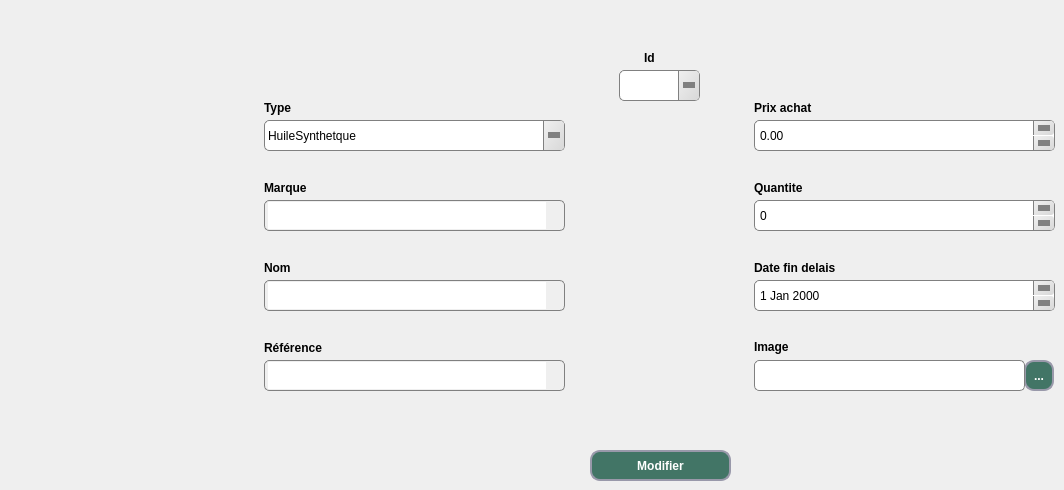
     <widget class="QWidget" name="tab_2">
      <attribute name="title">
       <string>Modifier stock</string>
      </attribute>
      <widget class="QLabel" name="label_18">
       <property name="geometry">
        <rect>
         <x>264</x>
         <y>100</y>
         <width>56</width>
         <height>16</height>
        </rect>
       </property>
       <property name="font">
        <font>
         <family>MS Shell Dlg 2</family>
         <pointsize>9</pointsize>
         <weight>75</weight>
         <italic>false</italic>
         <bold>true</bold>
        </font>
       </property>
       <property name="styleSheet">
        <string notr="true">QLabel{
font: 75 9pt &quot;MS Shell Dlg 2&quot;;
font-weight: bold;}
</string>
       </property>
       <property name="text">
        <string>Type</string>
       </property>
      </widget>
      <widget class="QComboBox" name="comboBox_type_modif">
       <property name="geometry">
        <rect>
         <x>264</x>
         <y>120</y>
         <width>301</width>
         <height>31</height>
        </rect>
       </property>
       <property name="styleSheet">
        <string notr="true">QComboBox {
background: qlineargradient(x1:0, y1:0, x2:1, y2:0,
stop:0 #E1E1E1, stop: 0.4 #DDDDDD,
stop: 0.5 #D8D8D8, stop: 1.0 #D3D3D3);
border: 1px solid gray;
border-radius: 5px;
padding: 1px 18px 1px 3px;
}
QComboBox::down-arrow {
width: 0;
height: 0;
border-style: solid;
border-width: 6px 6px 0 6px;
border-color: gray transparent transparent transparent;
}
QComboBox::drop-down {
subcontrol-origin: padding;
subcontrol-position: top right;
width: 20px;
border-left-width: 1px;
border-left-color: gray;
border-left-style: solid;
border-top-right-radius: 3px;
border-bottom-right-radius: 3px;
background: qlineargradient(x1: 0, y1: 0, x2: 1, y2: 1, stop: 0 #f0f0f0, stop: 1 #d8d8d8);

}
QComboBox::hover {
background: #d0d0d0;
}

QComboBox::pressed {
background: #c8c8c8;
}



</string>
       </property>
       <item>
        <property name="text">
         <string>HuileSynthetque</string>
        </property>
       </item>
       <item>
        <property name="text">
         <string>ProduitNet</string>
        </property>
       </item>
       <item>
        <property name="text">
         <string>HuileMinerale</string>
        </property>
       </item>
       <item>
        <property name="text">
         <string>Cake</string>
        </property>
       </item>
       <item>
        <property name="text">
         <string>Sucre</string>
        </property>
       </item>
       <item>
        <property name="text">
         <string>Eau</string>
        </property>
       </item>
       <item>
        <property name="text">
         <string>Jus</string>
        </property>
       </item>
       <item>
        <property name="text">
         <string>Chocolat</string>
        </property>
       </item>
      </widget>
      <widget class="QTextEdit" name="textEdit_nom_modif">
       <property name="geometry">
        <rect>
         <x>264</x>
         <y>280</y>
         <width>301</width>
         <height>31</height>
        </rect>
       </property>
       <property name="styleSheet">
        <string notr="true">
QTextEdit {
background: qlineargradient(x1:0, y1:0, x2:1, y2:0,
stop:0 #E1E1E1, stop: 0.4 #DDDDDD,
stop: 0.5 #D8D8D8, stop: 1.0 #D3D3D3);
border: 1px solid gray;
border-radius: 5px;
padding: 1px 18px 1px 3px;
}
QTextEdit::down-arrow {
width: 0;
height: 0;
border-style: solid;
border-width: 6px 6px 0 6px;
border-color: gray transparent transparent transparent;
}
QTextEdit::drop-down {
subcontrol-origin: padding;
subcontrol-position: top right;
width: 20px;
border-left-width: 1px;
border-left-color: gray;
border-left-style: solid;
border-top-right-radius: 3px;
border-bottom-right-radius: 3px;
background: qlineargradient(x1: 0, y1: 0, x2: 1, y2: 1, stop: 0 #f0f0f0, stop: 1 #d8d8d8);

}
QTextEdit::hover {
background: #d0d0d0;
}

QTextEdit::pressed {
background: #c8c8c8;
}
</string>
       </property>
      </widget>
      <widget class="QLabel" name="label_19">
       <property name="geometry">
        <rect>
         <x>754</x>
         <y>260</y>
         <width>131</width>
         <height>16</height>
        </rect>
       </property>
       <property name="font">
        <font>
         <family>MS Shell Dlg 2</family>
         <pointsize>9</pointsize>
         <weight>75</weight>
         <italic>false</italic>
         <bold>true</bold>
        </font>
       </property>
       <property name="styleSheet">
        <string notr="true">QLabel{
font: 75 9pt &quot;MS Shell Dlg 2&quot;;
font-weight: bold;}
</string>
       </property>
       <property name="text">
        <string>Date fin delais</string>
       </property>
      </widget>
      <widget class="QLabel" name="label_20">
       <property name="geometry">
        <rect>
         <x>264</x>
         <y>340</y>
         <width>91</width>
         <height>16</height>
        </rect>
       </property>
       <property name="font">
        <font>
         <family>MS Shell Dlg 2</family>
         <pointsize>9</pointsize>
         <weight>75</weight>
         <italic>false</italic>
         <bold>true</bold>
        </font>
       </property>
       <property name="styleSheet">
        <string notr="true">QLabel{
font: 75 9pt &quot;MS Shell Dlg 2&quot;;
font-weight: bold;}
</string>
       </property>
       <property name="text">
        <string>Référence</string>
       </property>
      </widget>
      <widget class="QTextEdit" name="textEdit_reference_modif">
       <property name="geometry">
        <rect>
         <x>264</x>
         <y>360</y>
         <width>301</width>
         <height>31</height>
        </rect>
       </property>
       <property name="styleSheet">
        <string notr="true">
QTextEdit {
background: qlineargradient(x1:0, y1:0, x2:1, y2:0,
stop:0 #E1E1E1, stop: 0.4 #DDDDDD,
stop: 0.5 #D8D8D8, stop: 1.0 #D3D3D3);
border: 1px solid gray;
border-radius: 5px;
padding: 1px 18px 1px 3px;
}
QTextEdit::down-arrow {
width: 0;
height: 0;
border-style: solid;
border-width: 6px 6px 0 6px;
border-color: gray transparent transparent transparent;
}
QTextEdit::drop-down {
subcontrol-origin: padding;
subcontrol-position: top right;
width: 20px;
border-left-width: 1px;
border-left-color: gray;
border-left-style: solid;
border-top-right-radius: 3px;
border-bottom-right-radius: 3px;
background: qlineargradient(x1: 0, y1: 0, x2: 1, y2: 1, stop: 0 #f0f0f0, stop: 1 #d8d8d8);

}
QTextEdit::hover {
background: #d0d0d0;
}

QTextEdit::pressed {
background: #c8c8c8;
}
</string>
       </property>
      </widget>
      <widget class="QLabel" name="label_21">
       <property name="geometry">
        <rect>
         <x>754</x>
         <y>100</y>
         <width>131</width>
         <height>16</height>
        </rect>
       </property>
       <property name="font">
        <font>
         <family>MS Shell Dlg 2</family>
         <pointsize>9</pointsize>
         <weight>75</weight>
         <italic>false</italic>
         <bold>true</bold>
        </font>
       </property>
       <property name="styleSheet">
        <string notr="true">QLabel{
font: 75 9pt &quot;MS Shell Dlg 2&quot;;
font-weight: bold;}
</string>
       </property>
       <property name="text">
        <string>Prix achat</string>
       </property>
      </widget>
      <widget class="QTextEdit" name="textEdit_marque_modif">
       <property name="geometry">
        <rect>
         <x>264</x>
         <y>200</y>
         <width>301</width>
         <height>31</height>
        </rect>
       </property>
       <property name="styleSheet">
        <string notr="true">
QTextEdit {
background: qlineargradient(x1:0, y1:0, x2:1, y2:0,
stop:0 #E1E1E1, stop: 0.4 #DDDDDD,
stop: 0.5 #D8D8D8, stop: 1.0 #D3D3D3);
border: 1px solid gray;
border-radius: 5px;
padding: 1px 18px 1px 3px;
}
QTextEdit::down-arrow {
width: 0;
height: 0;
border-style: solid;
border-width: 6px 6px 0 6px;
border-color: gray transparent transparent transparent;
}
QTextEdit::drop-down {
subcontrol-origin: padding;
subcontrol-position: top right;
width: 20px;
border-left-width: 1px;
border-left-color: gray;
border-left-style: solid;
border-top-right-radius: 3px;
border-bottom-right-radius: 3px;
background: qlineargradient(x1: 0, y1: 0, x2: 1, y2: 1, stop: 0 #f0f0f0, stop: 1 #d8d8d8);

}
QTextEdit::hover {
background: #d0d0d0;
}

QTextEdit::pressed {
background: #c8c8c8;
}
</string>
       </property>
      </widget>
      <widget class="QLabel" name="label_22">
       <property name="geometry">
        <rect>
         <x>264</x>
         <y>260</y>
         <width>56</width>
         <height>16</height>
        </rect>
       </property>
       <property name="font">
        <font>
         <family>MS Shell Dlg 2</family>
         <pointsize>9</pointsize>
         <weight>75</weight>
         <italic>false</italic>
         <bold>true</bold>
        </font>
       </property>
       <property name="styleSheet">
        <string notr="true">QLabel{
font: 75 9pt &quot;MS Shell Dlg 2&quot;;
font-weight: bold;}
</string>
       </property>
       <property name="text">
        <string>Nom</string>
       </property>
      </widget>
      <widget class="QLabel" name="label_23">
       <property name="geometry">
        <rect>
         <x>264</x>
         <y>180</y>
         <width>56</width>
         <height>16</height>
        </rect>
       </property>
       <property name="font">
        <font>
         <family>MS Shell Dlg 2</family>
         <pointsize>9</pointsize>
         <weight>75</weight>
         <italic>false</italic>
         <bold>true</bold>
        </font>
       </property>
       <property name="styleSheet">
        <string notr="true">QLabel{
font: 75 9pt &quot;MS Shell Dlg 2&quot;;
font-weight: bold;}
</string>
       </property>
       <property name="text">
        <string>Marque</string>
       </property>
      </widget>
      <widget class="QLabel" name="label_24">
       <property name="geometry">
        <rect>
         <x>754</x>
         <y>180</y>
         <width>131</width>
         <height>16</height>
        </rect>
       </property>
       <property name="font">
        <font>
         <family>MS Shell Dlg 2</family>
         <pointsize>9</pointsize>
         <weight>75</weight>
         <italic>false</italic>
         <bold>true</bold>
        </font>
       </property>
       <property name="styleSheet">
        <string notr="true">QLabel{
font: 75 9pt &quot;MS Shell Dlg 2&quot;;
font-weight: bold;}
</string>
       </property>
       <property name="text">
        <string>Quantite</string>
       </property>
      </widget>
      <widget class="QDateEdit" name="dateEdit_modif">
       <property name="geometry">
        <rect>
         <x>754</x>
         <y>280</y>
         <width>301</width>
         <height>31</height>
        </rect>
       </property>
       <property name="styleSheet">
        <string notr="true">QDateEdit {
background: qlineargradient(x1:0, y1:0, x2:1, y2:0,
stop:0 #E1E1E1, stop: 0.4 #DDDDDD,
stop: 0.5 #D8D8D8, stop: 1.0 #D3D3D3);
border: 1px solid gray;
border-radius: 5px;
padding: 1px 18px 1px 3px;
}

QDateEdit::up-button {
subcontrol-origin: padding;
border-left-color: gray;
width: 20px;
border-left-style: solid;
subcontrol-position: top right;
border-down-width: 1px;
border-left-width: 1px;
border-top-right-radius: 3px;
border-bottom-right-radius: 3px;
background: qlineargradient(x1: 0, y1: 0, x2: 1, y2: 1, stop: 0 #f0f0f0, stop: 1 #d8d8d8);
}

QDateEdit::down-button {
subcontrol-position: bottom right;
subcontrol-origin: padding;
border-left-color: gray;
width: 20px;
border-left-width: 1px;
border-up-width: 1px;
border-left-style: solid;
border-top-right-radius: 3px;
border-bottom-right-radius: 3px;
background: qlineargradient(x1: 0, y1: 0, x2: 1, y2: 1, stop: 0 #f0f0f0, stop: 1 #d8d8d8);
}

QDateEdit::up-button:hover, QDateEdit::down-button:hover {
background-color: #F0F0F0;
}


QDateEdit::up-arrow {
width: 0;
height: 0;
border-style: solid;
border-width: 6px 6px 0 6px;
border-color: gray transparent transparent transparent;
}

QDateEdit::down-arrow {
width: 0;
height: 0;
border-style: solid;
border-width: 6px 6px 0 6px;
border-color: gray transparent transparent transparent;
}

QDateEdit::hover {
background: #d0d0d0;
}
QDateEdit::pressed {
background: #c8c8c8;
}
</string>
       </property>
      </widget>
      <widget class="QDoubleSpinBox" name="doubleSpinBox_prix_achat_modif">
       <property name="geometry">
        <rect>
         <x>754</x>
         <y>120</y>
         <width>301</width>
         <height>31</height>
        </rect>
       </property>
       <property name="styleSheet">
        <string notr="true">QDoubleSpinBox {
background: qlineargradient(x1:0, y1:0, x2:1, y2:0,
stop:0 #E1E1E1, stop: 0.4 #DDDDDD,
stop: 0.5 #D8D8D8, stop: 1.0 #D3D3D3);
border: 1px solid gray;
border-radius: 5px;
padding: 1px 18px 1px 3px;
}

QDoubleSpinBox::up-button {
subcontrol-origin: padding;
border-left-color: gray;
width: 20px;
border-left-style: solid;
subcontrol-position: top right;
border-down-width: 1px;
border-left-width: 1px;
border-top-right-radius: 3px;
border-bottom-right-radius: 3px;
background: qlineargradient(x1: 0, y1: 0, x2: 1, y2: 1, stop: 0 #f0f0f0, stop: 1 #d8d8d8);
}

QDoubleSpinBox::down-button {
subcontrol-position: bottom right;
subcontrol-origin: padding;
border-left-color: gray;
width: 20px;
border-left-width: 1px;
border-up-width: 1px;
border-left-style: solid;
border-top-right-radius: 3px;
border-bottom-right-radius: 3px;
background: qlineargradient(x1: 0, y1: 0, x2: 1, y2: 1, stop: 0 #f0f0f0, stop: 1 #d8d8d8);
}

QDoubleSpinBox::up-button:hover, QDateEdit::down-button:hover {
background-color: #F0F0F0;
}


QDoubleSpinBox::up-arrow {
width: 0;
height: 0;
border-style: solid;
border-width: 6px 6px 0 6px;
border-color: gray transparent transparent transparent;
}

QDoubleSpinBox::down-arrow {
width: 0;
height: 0;
border-style: solid;
border-width: 6px 6px 0 6px;
border-color: gray transparent transparent transparent;
}

QDoubleSpinBox::hover {
background: #d0d0d0;
}
QDoubleSpinBox::pressed {
background: #c8c8c8;
}
</string>
       </property>
      </widget>
      <widget class="QPushButton" name="pushButton_modifier">
       <property name="geometry">
        <rect>
         <x>590</x>
         <y>450</y>
         <width>141</width>
         <height>31</height>
        </rect>
       </property>
       <property name="styleSheet">
        <string notr="true">QPushButton{
background: rgb(66, 117, 102);
border-radius:10px;
border-style:solid;
border-width:2px;
border-color:#9999aa;
color:white;
font: 75 8pt &quot;MS Shell Dlg 2&quot;;
font-weight: bold;
}
QPushButton:enabled{
background-color: rgb(66, 117, 102);
color:white;
}

QPushButton:pressed{
background-color: qlineargradient(spread:pad, x1:0.5, y1:0.0342727, x2:0.5, y2:1, stop:0 rgba(0, 255, 255, 255), stop:1 rgba(255, 255, 255, 255));
color:#fffffe;
}

QPushButton:hover:!pressed{
background-color: rgb(221,222,217);
color:#0c2f70;
}

QPushButton:disabled{
background-color:rgb(66, 117, 102);
color:#ffffff;
}

</string>
       </property>
       <property name="text">
        <string>Modifier</string>
       </property>
      </widget>
      <widget class="QLabel" name="label_26">
       <property name="geometry">
        <rect>
         <x>644</x>
         <y>50</y>
         <width>21</width>
         <height>16</height>
        </rect>
       </property>
       <property name="font">
        <font>
         <family>MS Shell Dlg 2</family>
         <pointsize>9</pointsize>
         <weight>75</weight>
         <italic>false</italic>
         <bold>true</bold>
        </font>
       </property>
       <property name="styleSheet">
        <string notr="true">QLabel{
font: 75 9pt &quot;MS Shell Dlg 2&quot;;
font-weight: bold;}
</string>
       </property>
       <property name="text">
        <string>Id</string>
       </property>
      </widget>
      <widget class="QSpinBox" name="spinBox_quantite_modif">
       <property name="geometry">
        <rect>
         <x>754</x>
         <y>200</y>
         <width>301</width>
         <height>31</height>
        </rect>
       </property>
       <property name="styleSheet">
        <string notr="true">QSpinBox {
background: qlineargradient(x1:0, y1:0, x2:1, y2:0,
stop:0 #E1E1E1, stop: 0.4 #DDDDDD,
stop: 0.5 #D8D8D8, stop: 1.0 #D3D3D3);
border: 1px solid gray;
border-radius: 5px;
padding: 1px 18px 1px 3px;
}

QSpinBox::up-button {
subcontrol-origin: padding;
border-left-color: gray;
width: 20px;
border-left-style: solid;
subcontrol-position: top right;
border-down-width: 1px;
border-left-width: 1px;
border-top-right-radius: 3px;
border-bottom-right-radius: 3px;
background: qlineargradient(x1: 0, y1: 0, x2: 1, y2: 1, stop: 0 #f0f0f0, stop: 1 #d8d8d8);
}

QSpinBox::down-button {
subcontrol-position: bottom right;
subcontrol-origin: padding;
border-left-color: gray;
width: 20px;
border-left-width: 1px;
border-up-width: 1px;
border-left-style: solid;
border-top-right-radius: 3px;
border-bottom-right-radius: 3px;
background: qlineargradient(x1: 0, y1: 0, x2: 1, y2: 1, stop: 0 #f0f0f0, stop: 1 #d8d8d8);
}

QSpinBox::up-button:hover, QDateEdit::down-button:hover {
background-color: #F0F0F0;
}


QSpinBox::up-arrow {
width: 0;
height: 0;
border-style: solid;
border-width: 6px 6px 0 6px;
border-color: gray transparent transparent transparent;
}

QSpinBox::down-arrow {
width: 0;
height: 0;
border-style: solid;
border-width: 6px 6px 0 6px;
border-color: gray transparent transparent transparent;
}

QSpinBox::hover {
background: #d0d0d0;
}
QSpinBox::pressed {
background: #c8c8c8;
}
</string>
       </property>
      </widget>
      <widget class="QComboBox" name="comboBox_modif">
       <property name="geometry">
        <rect>
         <x>619</x>
         <y>70</y>
         <width>81</width>
         <height>31</height>
        </rect>
       </property>
       <property name="styleSheet">
        <string notr="true">QComboBox {
background: qlineargradient(x1:0, y1:0, x2:1, y2:0,
stop:0 #E1E1E1, stop: 0.4 #DDDDDD,
stop: 0.5 #D8D8D8, stop: 1.0 #D3D3D3);
border: 1px solid gray;
border-radius: 5px;
padding: 1px 18px 1px 3px;
}
QComboBox::down-arrow {
width: 0;
height: 0;
border-style: solid;
border-width: 6px 6px 0 6px;
border-color: gray transparent transparent transparent;
}
QComboBox::drop-down {
subcontrol-origin: padding;
subcontrol-position: top right;
width: 20px;
border-left-width: 1px;
border-left-color: gray;
border-left-style: solid;
border-top-right-radius: 3px;
border-bottom-right-radius: 3px;
background: qlineargradient(x1: 0, y1: 0, x2: 1, y2: 1, stop: 0 #f0f0f0, stop: 1 #d8d8d8);

}
QComboBox::hover {
background: #d0d0d0;
}

QComboBox::pressed {
background: #c8c8c8;
}



</string>
       </property>
      </widget>
      <widget class="QToolButton" name="toolButton_modif">
       <property name="geometry">
        <rect>
         <x>1024</x>
         <y>360</y>
         <width>30</width>
         <height>31</height>
        </rect>
       </property>
       <property name="styleSheet">
        <string notr="true">QToolButton{
background: rgb(66, 117, 102);
border-radius:10px;
border-style:solid;
border-width:2px;
border-color:#9999aa;
color:white;
font: 75 8pt &quot;MS Shell Dlg 2&quot;;
font-weight: bold;
}
QToolButton:enabled{
background-color: rgb(66, 117, 102);
color:white;
}

QToolButton:pressed{
background-color: qlineargradient(spread:pad, x1:0.5, y1:0.0342727, x2:0.5, y2:1, stop:0 rgba(0, 255, 255, 255), stop:1 rgba(255, 255, 255, 255));
color:#fffffe;
}

QToolButton:hover:!pressed{
background-color: rgb(221,222,217);
color:#0c2f70;
}

QToolButton:disabled{
background-color:rgb(66, 117, 102);
color:#ffffff;
}
</string>
       </property>
       <property name="text">
        <string>...</string>
       </property>
      </widget>
      <widget class="QLineEdit" name="lineEdit_modif">
       <property name="geometry">
        <rect>
         <x>754</x>
         <y>360</y>
         <width>271</width>
         <height>31</height>
        </rect>
       </property>
       <property name="styleSheet">
        <string notr="true">
QLineEdit {
background: qlineargradient(x1:0, y1:0, x2:1, y2:0,
stop:0 #E1E1E1, stop: 0.4 #DDDDDD,
stop: 0.5 #D8D8D8, stop: 1.0 #D3D3D3);
border: 1px solid gray;
border-radius: 5px;
padding: 1px 18px 1px 3px;
}
QLineEdit::down-arrow {
width: 0;
height: 0;
border-style: solid;
border-width: 6px 6px 0 6px;
border-color: gray transparent transparent transparent;
}
QLineEdit::drop-down {
subcontrol-origin: padding;
subcontrol-position: top right;
width: 20px;
border-left-width: 1px;
border-left-color: gray;
border-left-style: solid;
border-top-right-radius: 3px;
border-bottom-right-radius: 3px;
background: qlineargradient(x1: 0, y1: 0, x2: 1, y2: 1, stop: 0 #f0f0f0, stop: 1 #d8d8d8);

}
QLineEdit::hover {
background: #d0d0d0;
}

QLinetEdit::pressed {
background: #c8c8c8;
}
</string>
       </property>
      </widget>
      <widget class="QLabel" name="label_63">
       <property name="geometry">
        <rect>
         <x>754</x>
         <y>337</y>
         <width>131</width>
         <height>20</height>
        </rect>
       </property>
       <property name="font">
        <font>
         <family>MS Shell Dlg 2</family>
         <pointsize>9</pointsize>
         <weight>75</weight>
         <italic>false</italic>
         <bold>true</bold>
        </font>
       </property>
       <property name="styleSheet">
        <string notr="true">QLabel{
font: 75 9pt &quot;MS Shell Dlg 2&quot;;
font-weight: bold;}
</string>
       </property>
       <property name="text">
        <string>Image</string>
       </property>
      </widget>
     </widget>
